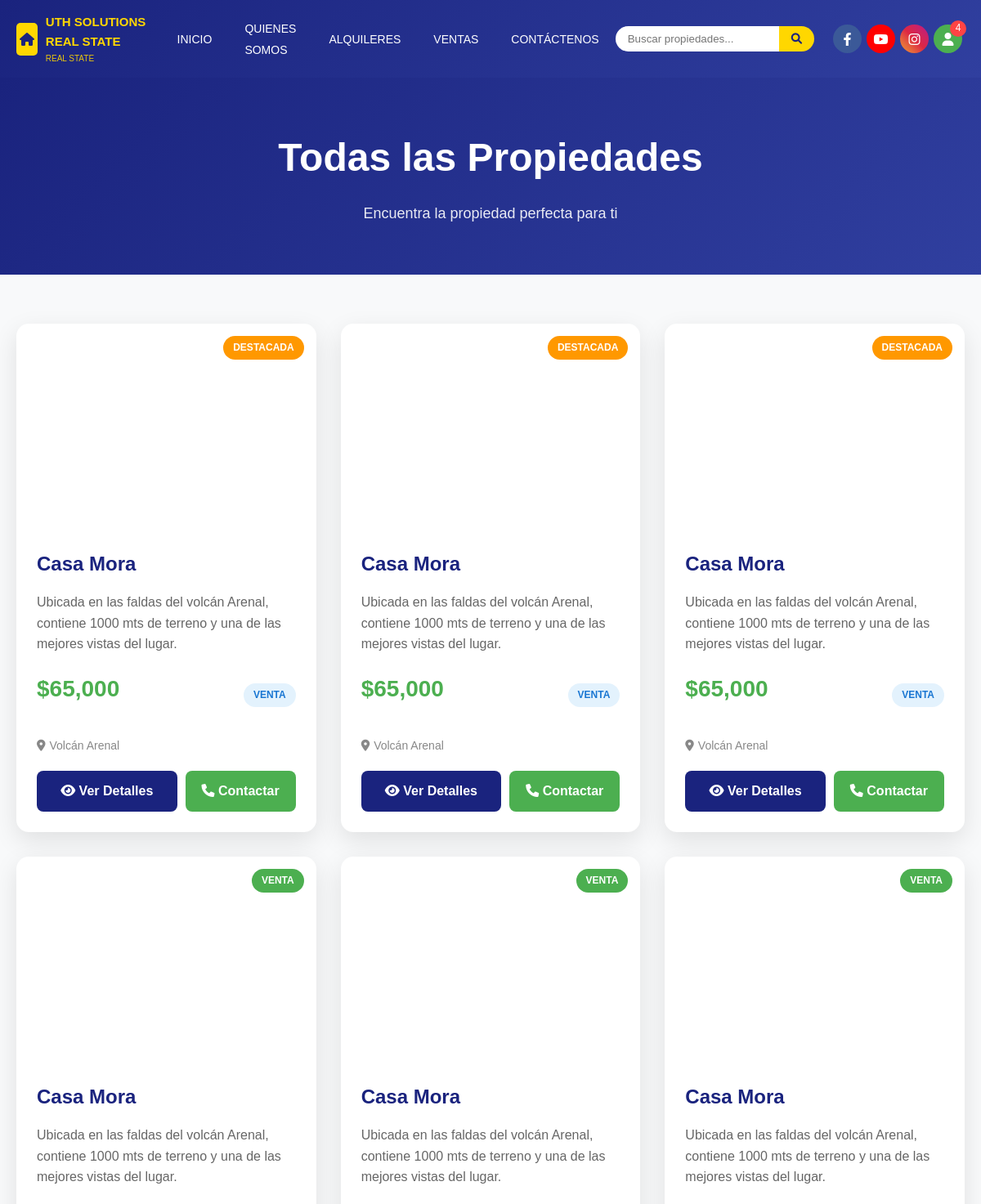
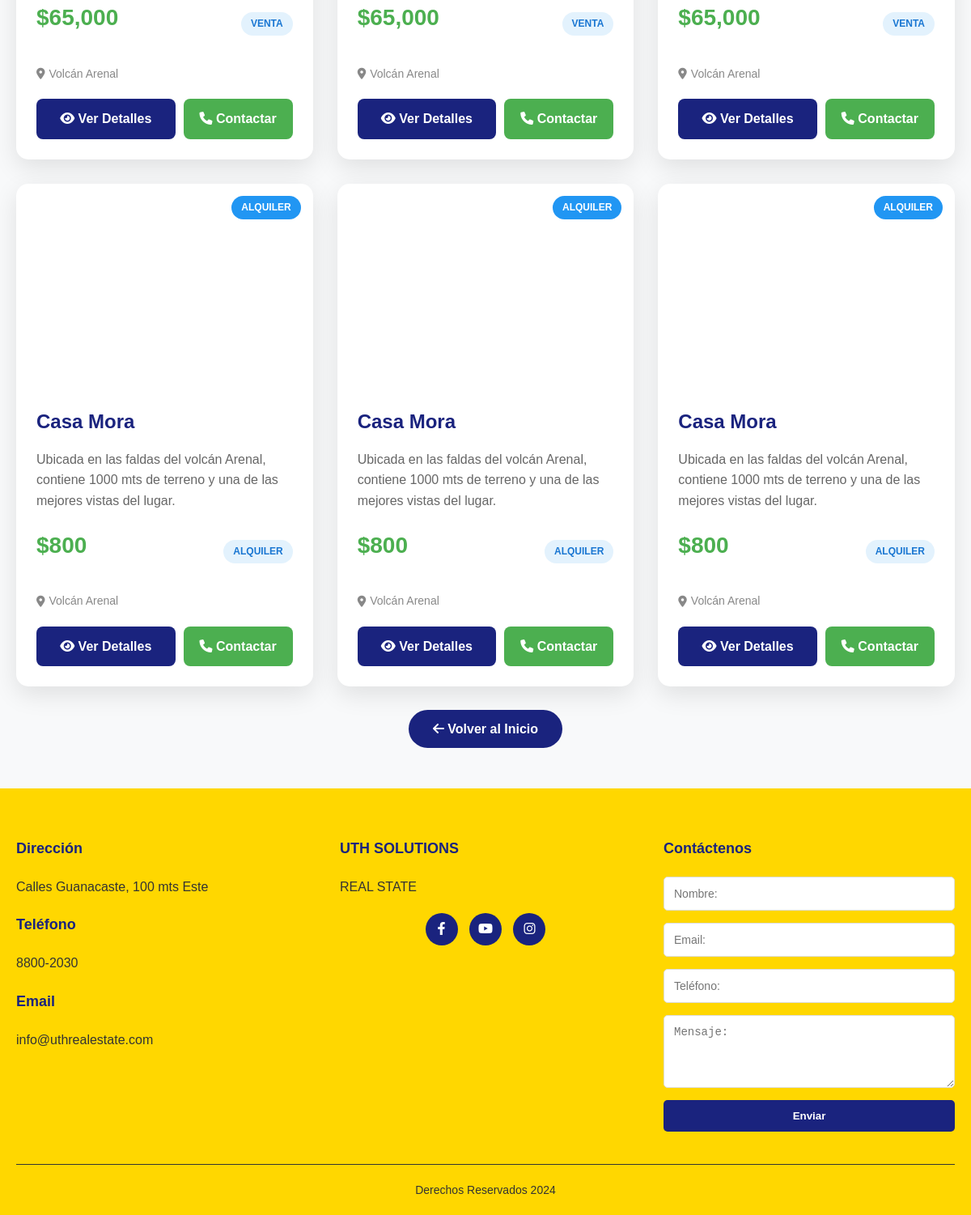
Before: /propiedades.php with the older database file (2 pictures, top to bottom).
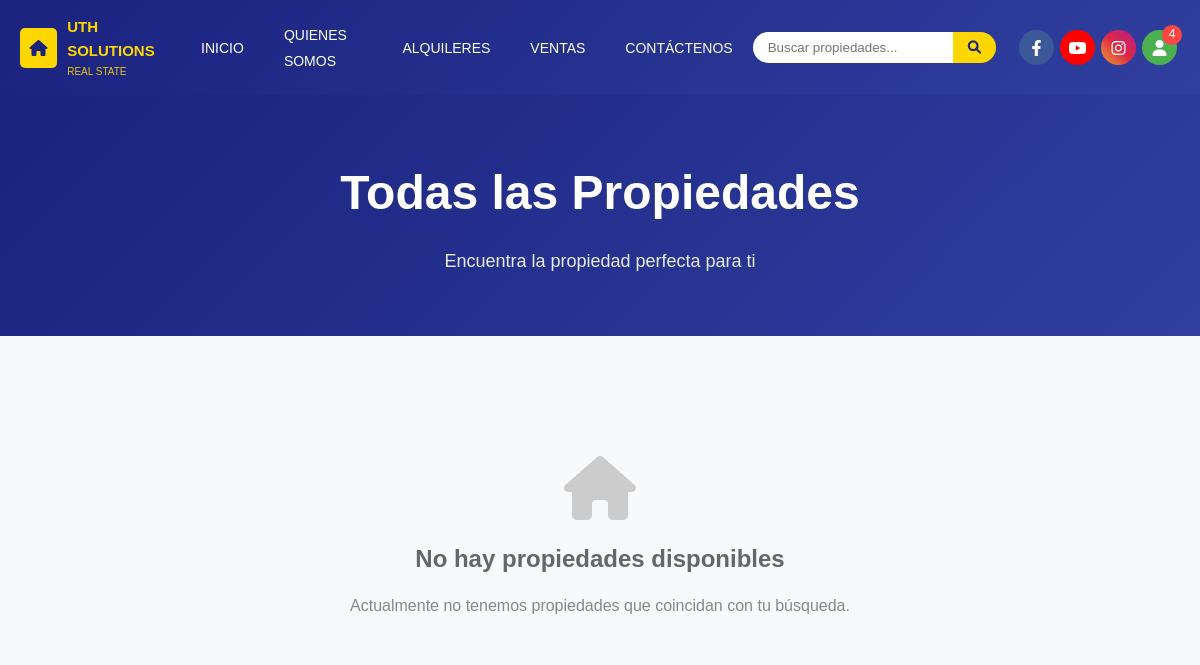
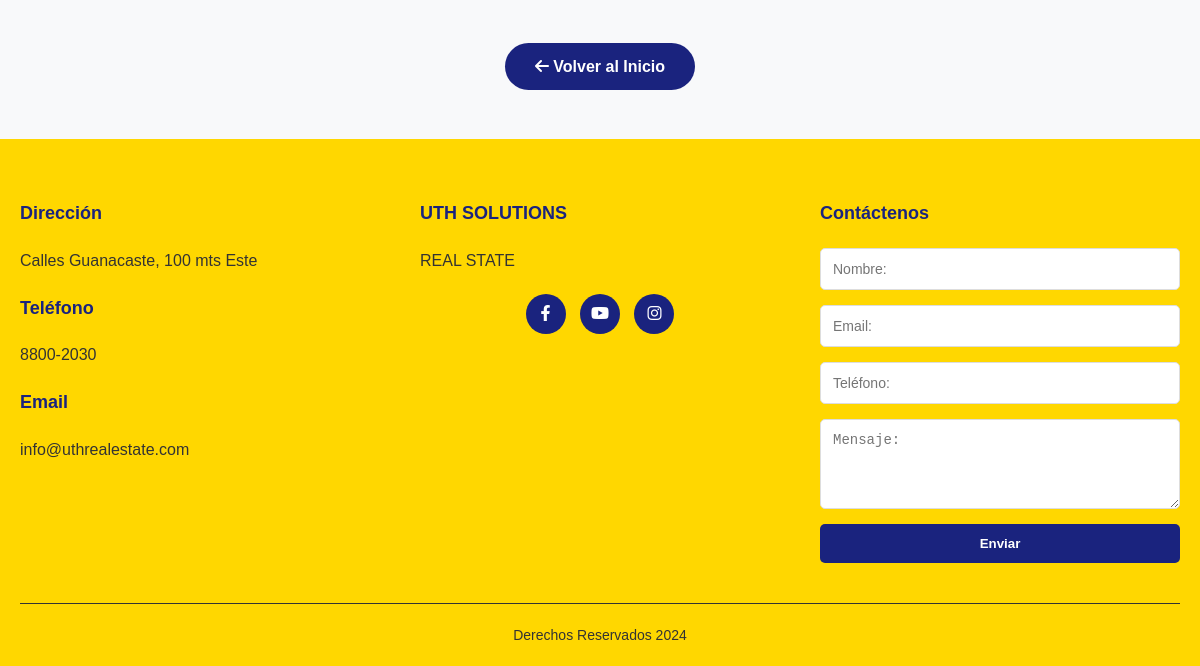
After: the same page with the newer database file (2 pictures, top to bottom).
### tables this page shows
CREATE TABLE configuracion_sitio (
    id INT AUTO_INCREMENT PRIMARY KEY,
    nombre_sitio VARCHAR(100) DEFAULT 'UTH SOLUTIONS REAL STATE',
    color_esquema ENUM('azul', 'amarillo', 'gris', 'blanco_gris') DEFAULT 'azul',
    icono_principal VARCHAR(255),
    icono_blanco VARCHAR(255),
    imagen_banner VARCHAR(255),
    mensaje_banner TEXT,
    titulo_quienes_somos VARCHAR(200),
    descripcion_quienes_somos TEXT,
    imagen_quienes_somos VARCHAR(255),
    facebook_url VARCHAR(255),
    youtube_url VARCHAR(255),
    instagram_url VARCHAR(255),
    direccion TEXT,
    telefono_contacto VARCHAR(20),
    email_contacto VARCHAR(100),
    fecha_actualizacion TIMESTAMP DEFAULT CURRENT_TIMESTAMP ON UPDATE CURRENT_TIMESTAMP
);

CREATE TABLE propiedades (
    id INT AUTO_INCREMENT PRIMARY KEY,
    tipo ENUM('alquiler', 'venta') NOT NULL,
    destacada BOOLEAN DEFAULT FALSE,
    titulo VARCHAR(200) NOT NULL,
    descripcion_breve TEXT,
    descripcion_larga TEXT,
    precio DECIMAL(12,2) NOT NULL,
    agente_id INT,
    imagen_destacada VARCHAR(255),
    ubicacion VARCHAR(255),
    mapa TEXT,
    estado ENUM('activa', 'inactiva') DEFAULT 'activa',
    fecha_creacion TIMESTAMP DEFAULT CURRENT_TIMESTAMP,
    fecha_actualizacion TIMESTAMP DEFAULT CURRENT_TIMESTAMP ON UPDATE CURRENT_TIMESTAMP,
    FOREIGN KEY (agente_id) REFERENCES usuarios(id) ON DELETE SET NULL
);

### conexion.php (called while the page is built, shortened)
<?php
function sanitizar($data) {
    return htmlspecialchars(strip_tags(trim($data)), ENT_QUOTES, 'UTF-8');
}
?>

### propiedades.php (the view, shortened to what this page needs)
<?php
require_once 'conexion.php';
try {
    $stmt = $conexion->prepare("SELECT * FROM configuracion_sitio WHERE id = 1");
    $stmt->execute();
    $config = $stmt->fetch();
} catch(PDOException $e) {
    $config = null;
}
$tipo = sanitizar($_GET['tipo'] ?? '');
$destacadas = isset($_GET['destacadas']) ? 1 : 0;
$where_conditions = ["estado = 'activa'"];
$params = [];
if ($destacadas) {
    $where_conditions[] = "destacada = ?";
    $params[] = 1;
    $titulo_pagina = "Propiedades Destacadas";
} elseif ($tipo == 'venta') {
    $where_conditions[] = "tipo = ?";
    $params[] = 'venta';
    $titulo_pagina = "Propiedades en Venta";
} elseif ($tipo == 'alquiler') {
    $where_conditions[] = "tipo = ?";
    $params[] = 'alquiler';
    $titulo_pagina = "Propiedades en Alquiler";
} else {
    $titulo_pagina = "Todas las Propiedades";
}
$where_clause = implode(' AND ', $where_conditions);
try {
    $stmt = $conexion->prepare("SELECT * FROM propiedades WHERE $where_clause ORDER BY fecha_creacion DESC");
    $stmt->execute($params);
    $propiedades = $stmt->fetchAll();
} catch(PDOException $e) {
    $propiedades = [];
}
?>
<!DOCTYPE html>
<html lang="es">
<head>
    <link rel="stylesheet" href="css/style.css">
    <link rel="stylesheet" href="https://cdnjs.cloudflare.com/ajax/libs/font-awesome/6.0.0/css/all.min.css">
</head>
<body class="<?= $config ? 'color-' . $config['color_esquema'] : 'color-azul' ?>">
    <header class="header">
        <div class="header-container">
            <div class="logo">
                <div class="logo-icon">
                    <i class="fas fa-home"></i>
                </div>
                <div class="logo-text">
                    <h1><?= $config ? htmlspecialchars($config['nombre_sitio']) : 'UTH SOLUTIONS' ?></h1>
                    <p>REAL STATE</p>
                </div>
            </div>
            <nav>
                <ul class="nav-menu">
                    <li><a href="index.php">INICIO</a></li>
                    <li><a href="index.php#quienes-somos">QUIENES SOMOS</a></li>
                    <li><a href="propiedades.php?tipo=alquiler">ALQUILERES</a></li>
                    <li><a href="propiedades.php?tipo=venta">VENTAS</a></li>
                    <li><a href="index.php#contacto">CONTÁCTENOS</a></li>
                </ul>
            </nav>
            <div class="header-right">
                <div class="search-container">
                    <form method="GET" action="index.php" style="display: flex;">
                        <input type="text" name="buscar" class="search-input" placeholder="Buscar propiedades...">
                        <button type="submit" class="search-btn">
                            <i class="fas fa-search"></i>
                        </button>
                    </form>
                </div>
                <div class="social-icons">
                    <a href="<?= $config['facebook_url'] ?? '#' ?>" class="facebook" target="_blank">
                        <i class="fab fa-facebook-f"></i>
                    </a>
                    <a href="<?= $config['youtube_url'] ?? '#' ?>" class="youtube" target="_blank">
                        <i class="fab fa-youtube"></i>
                    </a>
                    <a href="<?= $config['instagram_url'] ?? '#' ?>" class="instagram" target="_blank">
                        <i class="fab fa-instagram"></i>
                    </a>
                    <a href="login.php" class="login-icon">
                        <i class="fas fa-user"></i>
                        <span class="notification-badge">4</span>
                    </a>
                </div>
            </div>
        </div>
    </header>
    <section class="properties-header">
        <div class="container">
            <h1><?= $titulo_pagina ?></h1>
            <p>Encuentra la propiedad perfecta para ti</p>
        </div>
    </section>
    <section class="properties-content">
        <div class="container">
            <?php if (empty($propiedades)): ?>
                <div class="no-properties">
                    <i class="fas fa-home"></i>
                    <h3>No hay propiedades disponibles</h3>
                    <p>Actualmente no tenemos propiedades que coincidan con tu búsqueda.</p>
                </div>
            <?php else: ?>
                <div class="properties-grid">
                    <?php foreach ($propiedades as $propiedad): ?>
                        <div class="property-card">
                            <div class="property-image" style="background-image: url('images/<?= $propiedad['imagen_destacada'] ? htmlspecialchars($propiedad['imagen_destacada']) : 'default-house.jpg' ?>');">
                                <div class="property-badge <?= $propiedad['destacada'] ? 'destacada' : $propiedad['tipo'] ?>">
                                    <?php if ($propiedad['destacada']): ?>
                                        Destacada
                                    <?php else: ?>
                                        <?= ucfirst($propiedad['tipo']) ?>
                                    <?php endif; ?>
                                </div>
                            </div>
                            <div class="property-content">
                                <h3 class="property-title"><?= htmlspecialchars($propiedad['titulo']) ?></h3>
                                <p class="property-description"><?= htmlspecialchars($propiedad['descripcion_breve']) ?></p>
                                <div class="property-details">
                                    <div class="property-price">$<?= number_format($propiedad['precio'], 0, '.', ',') ?></div>
                                    <div class="property-type"><?= ucfirst($propiedad['tipo']) ?></div>
                                </div>
                                <div class="property-location">
                                    <i class="fas fa-map-marker-alt"></i>
                                    <?= htmlspecialchars($propiedad['ubicacion']) ?>
                                </div>
                                <div class="property-actions">
                                    <a href="detalle.php?id=<?= $propiedad['id'] ?>" class="btn-view">
                                        <i class="fas fa-eye"></i> Ver Detalles
                                    </a>
                                    <a href="#contacto" class="btn-contact">
                                        <i class="fas fa-phone"></i> Contactar
                                    </a>
                                </div>
                            </div>
                        </div>
                    <?php endforeach; ?>
                </div>
            <?php endif; ?>
            <div class="back-home">
                <a href="index.php">
                    <i class="fas fa-arrow-left"></i> Volver al Inicio
                </a>
            </div>
        </div>
    </section>
    <footer class="footer" id="contacto">
        <div class="container">
            <div class="footer-content">
                <div class="footer-section">
                    <h3>Dirección</h3>
                    <p><?= $config ? htmlspecialchars($config['direccion']) : 'Calles Guanacaste, 100 mts Este' ?></p>
                    <h3 style="margin-top: 20px;">Teléfono</h3>
                    <p><?= $config ? htmlspecialchars($config['telefono_contacto']) : '8800-2030' ?></p>
                    <h3 style="margin-top: 20px;">Email</h3>
                    <p><?= $config ? htmlspecialchars($config['email_contacto']) : 'info@uthrealestate.com' ?></p>
                </div>
                <div class="footer-section">
                    <h3>UTH SOLUTIONS</h3>
                    <p>REAL STATE</p>
                    <div class="footer-social">
                        <a href="<?= $config['facebook_url'] ?? '#' ?>" target="_blank"><i class="fab fa-facebook-f"></i></a>
                        <a href="<?= $config['youtube_url'] ?? '#' ?>" target="_blank"><i class="fab fa-youtube"></i></a>
                        <a href="<?= $config['instagram_url'] ?? '#' ?>" target="_blank"><i class="fab fa-instagram"></i></a>
                    </div>
                </div>
                <div class="footer-section">
                    <h3>Contáctenos</h3>
                    <form class="contact-form" action="contacto.php" method="POST">
                        <input type="text" name="nombre" placeholder="Nombre:" required>
                        <input type="email" name="email" placeholder="Email:" required>
                        <input type="tel" name="telefono" placeholder="Teléfono:" required>
                        <textarea name="mensaje" placeholder="Mensaje:" rows="4" required></textarea>
                        <button type="submit">Enviar</button>
                    </form>
                </div>
            </div>
            <div class="footer-bottom">
                <p>Derechos Reservados 2024</p>
            </div>
        </div>
    </footer>
</body>
</html>

### css/style.css (style rules this page uses)
* { margin: 0; padding: 0; box-sizing: border-box; }
html { scroll-behavior: smooth; }
body { font-family: 'Arial', sans-serif; line-height: 1.6; color: #333; }
.header { background: linear-gradient(135deg, #1a237e 0%, #303f9f 100%); padding: 15px 0; position: relative; }
.header-container { max-width: 1200px; margin: 0 auto; display: flex; justify-content: space-between; align-items: center; padding: 0 20px; }
.logo { display: flex; align-items: center; color: #ffd700; }
.logo-icon { width: 40px; height: 40px; margin-right: 10px; background: #ffd700; border-radius: 5px; display: flex; align-items: center; justify-content: center; font-weight: bold; color: #1a237e; }
.logo-text h1 { font-size: 15px; font-weight: bold; margin-bottom: 1px; }
.logo-text p { font-size: 10px; opacity: 0.9; }
.nav-menu { display: flex; align-items: center; list-style: none; }
.nav-menu li { margin: 0 20px; }
.nav-menu a { color: white; text-decoration: none; font-size: 14px; font-weight: 500; text-transform: uppercase; transition: color 0.3s; }
.header-right { display: flex; align-items: center; }
.search-container { display: flex; margin-right: 20px; }
.search-input { padding: 8px 15px; border: none; border-radius: 25px 0 0 25px; outline: none; width: 200px; }
.search-btn { background: #ffd700; border: none; padding: 8px 15px; border-radius: 0 25px 25px 0; cursor: pointer; color: #1a237e; }
.social-icons { display: flex; align-items: center; }
.social-icons a { width: 35px; height: 35px; background: #3b5998; margin: 0 3px; display: flex; align-items: center; justify-content: center; border-radius: 50%; color: white; text-decoration: none; font-size: 16px; transition: transform 0.3s; }
.social-icons a.youtube { background: #ff0000; }
.social-icons a.instagram { background: linear-gradient(45deg, #f09433, #e6683c, #dc2743, #cc2366, #bc1888); }
.login-icon { background: #4CAF50 !important; margin-left: 10px; position: relative; }
.notification-badge { position: absolute; top: -5px; right: -5px; background: #ff4444; color: white; border-radius: 50%; width: 20px; height: 20px; font-size: 12px; display: flex; align-items: center; justify-content: center; }
.container { max-width: 1200px; margin: 0 auto; padding: 0 20px; }
.footer { background: #ffd700; padding: 60px 0 20px; }
.footer-content { display: grid; grid-template-columns: 1fr 1fr 1fr; gap: 40px; margin-bottom: 40px; }
.footer-section h3 { color: #1a237e; margin-bottom: 20px; font-size: 18px; font-weight: bold; }
.footer-section p, .footer-section ul li { color: #333; margin-bottom: 10px; line-height: 1.6; }
.contact-form { display: grid; gap: 15px; }
.contact-form input, .contact-form textarea { padding: 12px; border: 1px solid #ddd; border-radius: 5px; font-size: 14px; }
.contact-form button { background: #1a237e; color: white; padding: 12px; border: none; border-radius: 5px; cursor: pointer; font-weight: bold; transition: background 0.3s; }
.footer-social { text-align: center; margin-top: 20px; }
.footer-social a { display: inline-block; width: 40px; height: 40px; background: #1a237e; color: white; text-align: center; line-height: 40px; border-radius: 50%; margin: 0 5px; text-decoration: none; transition: transform 0.3s; }
.footer-bottom { text-align: center; padding-top: 20px; border-top: 1px solid #333; color: #333; font-size: 14px; }
.properties-grid { display: grid; grid-template-columns: repeat(auto-fit, minmax(350px, 1fr)); gap: 30px; margin-bottom: 40px; }
.property-card { background: white; border-radius: 15px; overflow: hidden; box-shadow: 0 10px 30px rgba(0,0,0,0.1); transition: transform 0.3s, box-shadow 0.3s; color: #333; }
.property-image { height: 200px; background-size: cover; background-position: center; position: relative; background-color: #e3f2fd; display: flex; align-items: center; justify-content: center; }
.property-image::before { content: "\f015"; font-family: "Font Awesome 6 Free"; font-weight: 900; font-size: 48px; color: #1976d2; opacity: 0.3; position: absolute; z-index: 1; }
.property-image[style*="url"] { background-color: transparent; }
.property-image[style*="url"]::before { display: none; }
.property-content { padding: 25px; }
.property-title { font-size: 24px; font-weight: bold; margin-bottom: 15px; color: #1a237e; }
.property-description { color: #666; margin-bottom: 20px; line-height: 1.6; }
.property-price { font-size: 24px; font-weight: bold; color: #4CAF50; margin-bottom: 15px; }
.property-location { color: #888; font-size: 14px; }

Changed rows visible on the page:
removed configuracion_sitio: nombre_sitio "UTH SOLUTIONS REAL STATE", direccion "Calles Guanacaste, 100 mts Este", telefono_contacto "8800-2030", email_contacto "info@uthrealestate.com"
removed propiedades: destacada "DESTACADA", titulo "Casa Mora", descripcion_breve "Ubicada en las faldas del volcán Arenal, contiene 1000 mts de terreno y una de las mejores vistas del lugar.", precio "65,000", tipo "VENTA", ubicacion "Volcán Arenal"
removed propiedades: destacada "DESTACADA", titulo "Casa Mora", descripcion_breve "Ubicada en las faldas del volcán Arenal, contiene 1000 mts de terreno y una de las mejores vistas del lugar.", precio "65,000", tipo "VENTA", ubicacion "Volcán Arenal"
removed propiedades: destacada "DESTACADA", titulo "Casa Mora", descripcion_breve "Ubicada en las faldas del volcán Arenal, contiene 1000 mts de terreno y una de las mejores vistas del lugar.", precio "65,000", tipo "VENTA", ubicacion "Volcán Arenal"
removed propiedades: tipo "VENTA", titulo "Casa Mora", descripcion_breve "Ubicada en las faldas del volcán Arenal, contiene 1000 mts de terreno y una de las mejores vistas del lugar.", precio "65,000", ubicacion "Volcán Arenal"
removed propiedades: tipo "VENTA", titulo "Casa Mora", descripcion_breve "Ubicada en las faldas del volcán Arenal, contiene 1000 mts de terreno y una de las mejores vistas del lugar.", precio "65,000", ubicacion "Volcán Arenal"
removed propiedades: tipo "VENTA", titulo "Casa Mora", descripcion_breve "Ubicada en las faldas del volcán Arenal, contiene 1000 mts de terreno y una de las mejores vistas del lugar.", precio "65,000", ubicacion "Volcán Arenal"
removed propiedades: tipo "ALQUILER", titulo "Casa Mora", descripcion_breve "Ubicada en las faldas del volcán Arenal, contiene 1000 mts de terreno y una de las mejores vistas del lugar.", precio "800", ubicacion "Volcán Arenal"
removed propiedades: tipo "ALQUILER", titulo "Casa Mora", descripcion_breve "Ubicada en las faldas del volcán Arenal, contiene 1000 mts de terreno y una de las mejores vistas del lugar.", precio "800", ubicacion "Volcán Arenal"
removed propiedades: tipo "ALQUILER", titulo "Casa Mora", descripcion_breve "Ubicada en las faldas del volcán Arenal, contiene 1000 mts de terreno y una de las mejores vistas del lugar.", precio "800", ubicacion "Volcán Arenal"
Other visible differences:
text now shown: "UTH SOLUTIONS No hay propiedades disponibles Actualmente no tenemos propiedades que coincidan con tu búsqueda. Calles Guanacaste, 100 mts Este 8800-2030 info@uthrealestate.com"
